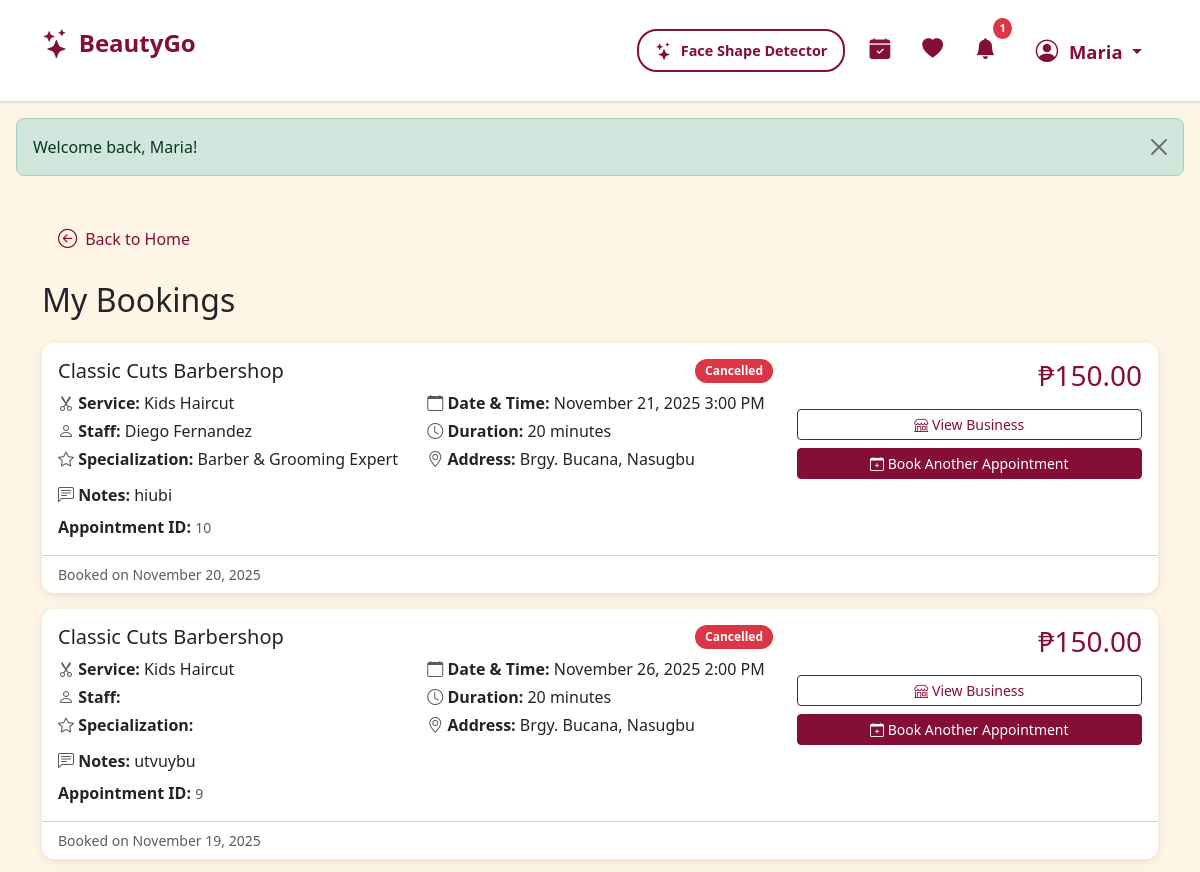
/my-bookings.php (signed in, upper part), run on an earlier commit of the app's database.
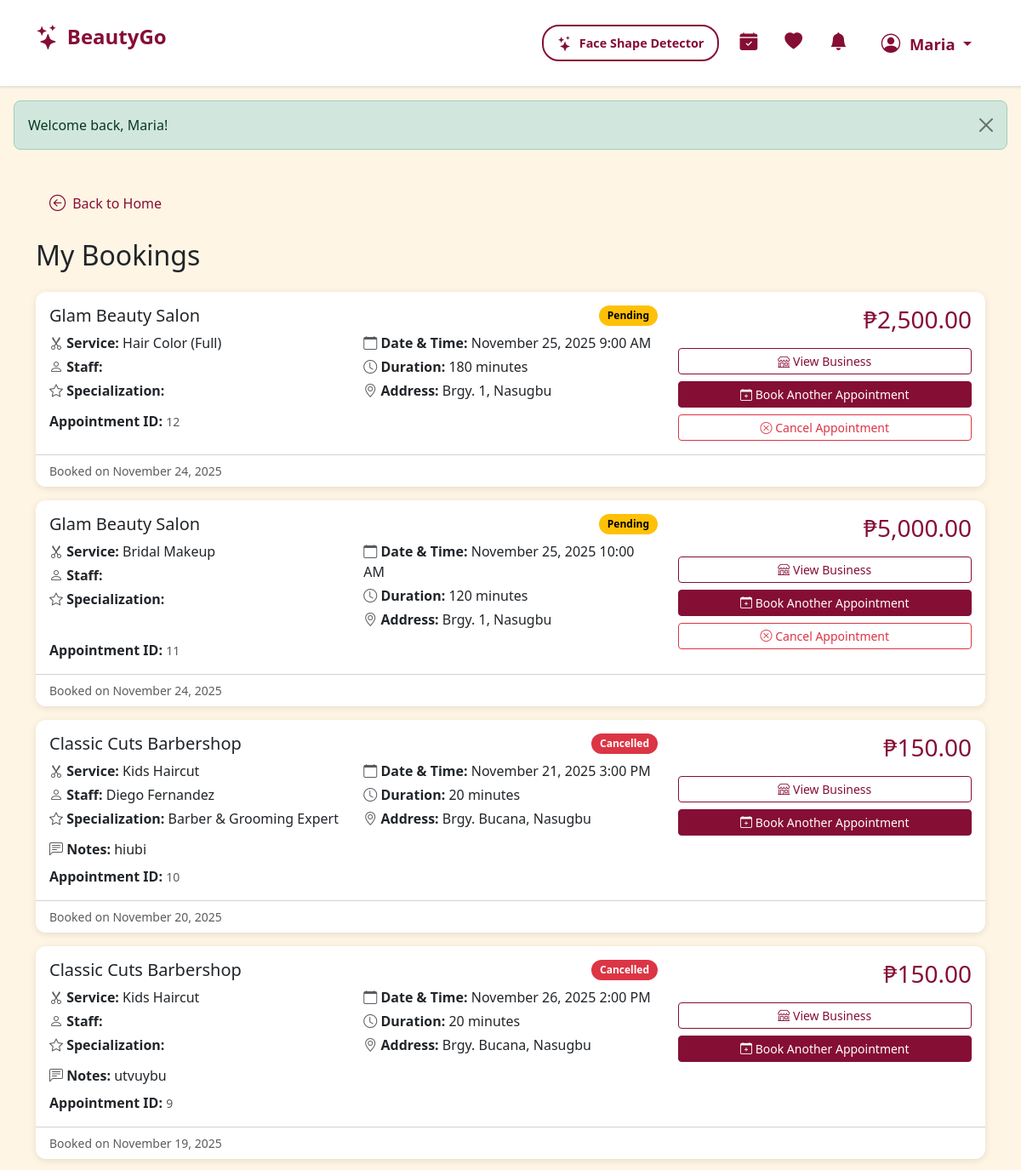
And on a later commit of the database.
### tables this page shows
CREATE TABLE `customers` (
  `customer_id` int(11) NOT NULL,
  `fname` varchar(255) DEFAULT NULL,
  `mname` varchar(255) DEFAULT NULL,
  `surname` varchar(255) DEFAULT NULL,
  `cstmr_num` varchar(255) DEFAULT NULL,
  `cstmr_email` varchar(255) DEFAULT NULL,
  `cstmr_password` varchar(255) DEFAULT NULL,
  `cstmr_address` varchar(255) DEFAULT NULL,
  `registration_date` timestamp NOT NULL DEFAULT current_timestamp(),
  `profile_pic` longblob DEFAULT NULL
);

CREATE TABLE `appointments` (
  `appointment_id` int(11) NOT NULL,
  `customer_id` int(11) NOT NULL,
  `employ_id` int(11) DEFAULT NULL,
  `service_id` int(11) NOT NULL,
  `set_date` timestamp NULL DEFAULT current_timestamp() COMMENT 'when it was created',
  `appoint_date` datetime NOT NULL COMMENT 'Combined date and time of appointment',
  `end_date` datetime DEFAULT NULL COMMENT 'when the appointment changed status to completed',
  `appoint_status` varchar(255) NOT NULL COMMENT 'pending, confirmed, cancelled, completed',
  `appoint_desc` text DEFAULT NULL
);

CREATE TABLE `businesses` (
  `business_id` int(11) NOT NULL,
  `business_name` varchar(255) DEFAULT NULL,
  `business_type` varchar(255) DEFAULT NULL,
  `business_desc` text DEFAULT NULL,
  `business_num` varchar(255) DEFAULT NULL,
  `business_email` varchar(255) DEFAULT NULL,
  `business_password` varchar(255) DEFAULT NULL,
  `business_address` varchar(255) DEFAULT NULL,
  `opening_hour` time NOT NULL,
  `closing_hour` time NOT NULL,
  `city` varchar(50) NOT NULL,
  `location` point DEFAULT NULL
);

CREATE TABLE `services` (
  `service_id` int(11) NOT NULL,
  `business_id` int(11) DEFAULT NULL,
  `service_name` varchar(255) DEFAULT NULL,
  `service_type` varchar(255) DEFAULT NULL,
  `service_desc` text DEFAULT NULL,
  `cost` decimal(10,2) DEFAULT NULL COMMENT 'Price in PHP',
  `duration` int(11) DEFAULT NULL COMMENT 'Duration in minutes'
);

CREATE TABLE `employees` (
  `employ_id` int(11) NOT NULL,
  `service_id` int(11) DEFAULT NULL,
  `business_id` int(11) DEFAULT NULL,
  `employ_fname` varchar(255) NOT NULL,
  `employ_lname` varchar(255) NOT NULL,
  `employ_bio` text DEFAULT NULL,
  `specialization` varchar(50) NOT NULL,
  `skills` varchar(255) NOT NULL,
  `employ_status` varchar(255) NOT NULL,
  `employ_img` longblob DEFAULT NULL
);

### backend/function_utilities.php (called while the page is built, shortened)
<?php
function isLoggedIn(): bool {
    return isset($_SESSION['customer_id']) || isset($_SESSION['business_id']);
}
function isBusinessLoggedIn(): bool {
    return isset($_SESSION['business_id']);
}
function isCustomerLoggedIn(): bool {
    return isset($_SESSION['customer_id']);
}
function getCurrentCustomer() {
    if (!empty($_SESSION['customer_id'])) {
        return getCustomerById($_SESSION['customer_id']);
    }
    return null;
}
function formatDate(?string $date): string {
    return date('F j, Y', strtotime($date));
}
function formatDateTime(?string $datetime): string {
    return date('F j, Y g:i A', strtotime($datetime));
}
?>

### backend/function_customers.php (called while the page is built, shortened)
<?php
function getCustomerById($id) {
    $conn = getDbConnection();
    $stmt = $conn->prepare("SELECT * FROM customers WHERE customer_id = ?");
    $stmt->bind_param("i", $id);
    $stmt->execute();
    $result = $stmt->get_result();
    $data = $result->fetch_assoc();
    return $data;
}
?>

### backend/function_notifications.php (called while the page is built, shortened)
<?php
require_once __DIR__ . '/function_customers.php';
require_once __DIR__ . '/function_appointments.php';
function countUnreadNotifications($customerId) {
    $conn = getDbConnection();
    $stmt = $conn->prepare("
        SELECT COUNT(*) as count
        FROM notifications
        WHERE customer_id = ?
        AND read_status = 0
        AND notif_title NOT LIKE '%New Booking%'
        AND notif_title NOT LIKE '%Cancelled by Customer%'
    ");
    $stmt->bind_param("i", $customerId);
    $stmt->execute();
    $result = $stmt->get_result();
    $row = $result->fetch_assoc();
    return $row['count'] ?? 0;
}
?>

### backend/function_appointments.php (called while the page is built, shortened)
<?php
function getCustomerAppointments($customerId) {
    $conn = getDbConnection();
    $stmt = $conn->prepare("
        SELECT
            a.*,
            e.employ_fname AS staff_fname,
            e.employ_lname AS staff_lname,
            e.specialization,
            s.service_name,
            s.cost,
            s.duration,
            b.business_name,
            b.business_address,
            b.business_id
        FROM appointments a
        LEFT JOIN employees e ON a.employ_id = e.employ_id
        LEFT JOIN services s ON a.service_id = s.service_id
        LEFT JOIN businesses b ON s.business_id = b.business_id
        WHERE a.customer_id = ?
        ORDER BY a.appoint_date DESC
    ");
    $stmt->bind_param("i", $customerId);
    $stmt->execute();
    $result = $stmt->get_result();
    $data = $result->fetch_all(MYSQLI_ASSOC);
    return $data;
}
?>

### my-bookings.php (the view, shortened to what the rows shown need)
<?php
require_once 'backend/function_utilities.php';
require_once 'backend/function_customers.php';
require_once 'backend/function_appointments.php';
require_once 'backend/function_notifications.php';
$customer = getCurrentCustomer();
$appointments = getCustomerAppointments($customer['customer_id']);
usort($appointments, function($a, $b) {
    return strtotime($b['set_date']) - strtotime($a['set_date']);
});
include 'includes/header.php';
?>
<link rel="stylesheet" href="css/styles.css">
<main>
    <div class="container my-4">
        <h2 class="mb-4">My Bookings</h2>
        <?php if (empty($appointments)): ?>
            <div class="card">
                <div class="card-body">
                    <div class="empty-state">
                        <i class="bi bi-calendar-x"></i>
                        <h4>No Appointments Yet</h4>
                        <p>You haven't made any appointments. Browse our businesses to get started!</p>
                        <a href="index.php" class="btn btn-primary">Browse Businesses</a>
                    </div>
                </div>
            </div>
        <?php else: ?>
            <?php foreach ($appointments as $appointment): ?>
                <div class="card mb-3">
                    <div class="card-body">
                        <div class="row">
                            <div class="col-md-8">
                                <div class="d-flex justify-content-between align-items-start mb-2">
                                    <h5 class="mb-0"><?php echo htmlspecialchars($appointment['business_name']); ?></h5>
                                    <span class="badge status-<?php echo $appointment['appoint_status']; ?>">
                                        <?php echo ucfirst($appointment['appoint_status']); ?>
                                    </span>
                                </div>
                                <div class="row mb-2">
                                    <div class="col-md-6">
                                        <p class="mb-1">
                                            <i class="bi bi-scissors text-muted"></i>
                                            <strong>Service:</strong> <?php echo htmlspecialchars($appointment['service_name']); ?>
                                        </p>
                                        <p class="mb-1">
                                            <i class="bi bi-person text-muted"></i>
                                            <strong>Staff:</strong> <?php echo htmlspecialchars($appointment['staff_fname'] . ' ' . $appointment['staff_lname']); ?>
                                        </p>
                                        <p class="mb-1">
                                            <i class="bi bi-star text-muted"></i>
                                            <strong>Specialization:</strong> <?php echo htmlspecialchars($appointment['specialization']); ?>
                                        </p>
                                    </div>
                                    <div class="col-md-6">
                                        <p class="mb-1">
                                            <i class="bi bi-calendar text-muted"></i>
                                            <strong>Date & Time:</strong> <?php echo formatDateTime($appointment['appoint_date']); ?>
                                        </p>
                                        <p class="mb-1">
                                            <i class="bi bi-clock text-muted"></i>
                                            <strong>Duration:</strong> <?php echo $appointment['duration']; ?> minutes
                                        </p>
                                        <p class="mb-1">
                                            <i class="bi bi-geo-alt text-muted"></i>
                                            <strong>Address:</strong> <?php echo htmlspecialchars($appointment['business_address']); ?>
                                        </p>
                                    </div>
                                </div>
                                <?php if (!empty($appointment['appoint_desc'])): ?>
                                    <p class="mb-1">
                                        <i class="bi bi-chat-left-text text-muted"></i>
                                        <strong>Notes:</strong> <?php echo htmlspecialchars($appointment['appoint_desc']); ?>
                                    </p>
                                <?php endif; ?>
                                <p class="mb-0 mt-2">
                                    <strong>Appointment ID:</strong> <small class="text-muted"><?php echo $appointment['appointment_id']; ?></small>
                                </p>
                            </div>
                            <div class="col-md-4 text-end">
                                <div class="mb-3">
                                    <h3 style="color: var(--color-burgundy);">₱<?php echo number_format($appointment['cost'], 2); ?></h3>
                                </div>
                                <div class="d-grid gap-2">
                                    <a href="business-detail.php?id=<?php echo $appointment['business_id']; ?>" class="btn btn-outline-primary btn-sm">
                                        <i class="bi bi-shop"></i> View Business
                                    </a>
                                    <a href="booking.php?business_id=<?php echo $appointment['business_id']; ?>" class="btn btn-primary btn-sm">
                                        <i class="bi bi-calendar-plus"></i> Book Another Appointment
                                    </a>
                                    <?php if ($appointment['appoint_status'] == 'pending' || $appointment['appoint_status'] == 'confirmed'): ?>
                                        <button class="btn btn-outline-danger btn-sm" onclick="if(confirm('Cancel this appointment?')) { updateAppointmentStatus('<?php echo $appointment['appointment_id']; ?>', 'cancelled'); }">
                                            <i class="bi bi-x-circle"></i> Cancel Appointment
                                        </button>
                                    <?php endif; ?>
                                </div>
                            </div>
                        </div>
                    </div>
                    <div class="card-footer bg-transparent text-muted small">
                        Booked on <?php echo formatDate($appointment['set_date']); ?>
                    </div>
                </div>
            <?php endforeach; ?>
        <?php endif; ?>
    </div>
</main>
<?php include 'includes/footer.php'; ?>

### includes/header.php (shortened to what the rows shown need)
<!DOCTYPE html>
<html lang="en">
<head>
    <link href="https://cdn.jsdelivr.net/npm/bootstrap@5.3.0/dist/css/bootstrap.min.css" rel="stylesheet">
    <link rel="stylesheet" href="https://cdn.jsdelivr.net/npm/bootstrap-icons@1.10.0/font/bootstrap-icons.css">
    <link rel="stylesheet" href="css/styles.css?v=<?php echo time(); ?>">
</head>
<body>
    <nav class="navbar navbar-expand-lg navbar-light bg-white border-bottom sticky-top">
        <div class="container">
            <div class="collapse navbar-collapse" id="navbarNav">
                <ul class="navbar-nav ms-auto">
                    <?php if (isLoggedIn()): ?>
                        <?php
                        if (isBusinessLoggedIn()) {
                            $currentUser = getCurrentBusiness();
                            $displayName = $currentUser['business_name'] ?? 'Business';
                        } else {
                            $currentUser = getCurrentCustomer();
                            $displayName = $currentUser['fname'] ?? 'User';
                        }
                        ?>
                        <?php if (isCustomerLoggedIn()): ?>
                            <?php
                            $unreadCount = function_exists('countUnreadNotifications') ? countUnreadNotifications($currentUser['customer_id']) : 0;
                            ?>
                            <li class="nav-item dropdown me-3">
                                <a class="nav-link position-relative" href="#" id="notificationDropdown" role="button" data-bs-toggle="dropdown" aria-expanded="false">
                                    <i class="bi bi-bell-fill notification-bell"></i>
                                    <?php if ($unreadCount > 0): ?>
                                        <span class="notification-badge"><?php echo $unreadCount; ?></span>
                                    <?php endif; ?>
                                </a>
                            </li>
                        <?php endif; ?>
                        <?php if (isBusinessLoggedIn()): ?>
                            <li class="nav-item dropdown profile-dropdown">
                                <a class="nav-link dropdown-toggle" href="#" id="businessDropdown" role="button" data-bs-toggle="dropdown" aria-expanded="false">
                                    <i class="bi bi-buildings"></i> <?php echo htmlspecialchars($displayName); ?>
                                </a>
                                <ul class="dropdown-menu dropdown-menu-end" aria-labelledby="businessDropdown">
                                    <li><a class="dropdown-item" href="business-dashboard.php"><i class="bi bi-speedometer2"></i> Dashboard</a></li>
                                    <li><a class="dropdown-item" href="business-profile.php"><i class="bi bi-person-circle"></i> Profile</a></li>
                                    <li><hr class="dropdown-divider"></li>
                                    <li>
                                        <form action="backend/auth.php" method="POST" class="d-inline">
                                            <input type="hidden" name="action" value="logout">
                                            <button type="submit" class="dropdown-item text-danger"><i class="bi bi-box-arrow-right"></i> Logout</button>
                                        </form>
                                    </li>
                                </ul>
                            </li>
                        <?php else: ?>
                            <li class="nav-item dropdown profile-dropdown">
                                <a class="nav-link dropdown-toggle" href="#" id="userDropdown" role="button" data-bs-toggle="dropdown" aria-expanded="false">
                                    <i class="bi bi-person-circle"></i> <?php echo htmlspecialchars($displayName); ?>
                                </a>
                            </li>
                        <?php endif; ?>
                    <?php endif; ?>
                </ul>
            </div>
        </div>
    </nav>

What changed in the data, as far as the page shows it:
shown differently, row unchanged: customers "Maria": customer_id "1" → (not shown)
added appointments: businesses.business_name "Glam Beauty Salon", appoint_status "Pending", service.service_name "Hair Color (Full)", appoint_date "November 25, 2025 9:00 AM", service.duration "180", businesses.business_address "Brgy. 1, Nasugbu", appointment_id "12", service.cost "2,500.00", set_date "November 24, 2025"
added appointments: businesses.business_name "Glam Beauty Salon", appoint_status "Pending", service.service_name "Bridal Makeup", appoint_date "November 25, 2025 10:00 AM", service.duration "120", businesses.business_address "Brgy. 1, Nasugbu", appointment_id "11", service.cost "5,000.00", set_date "November 24, 2025"
